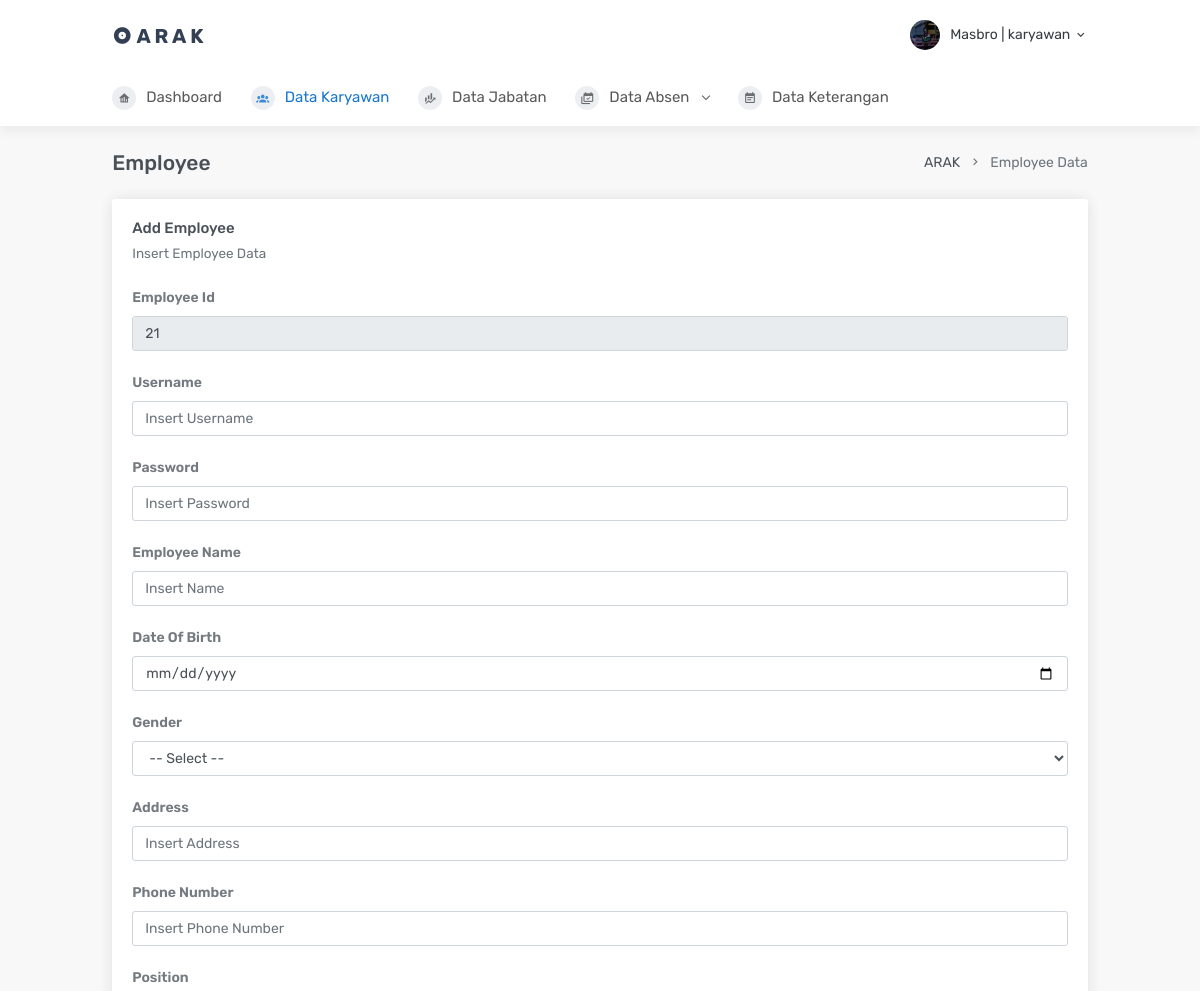
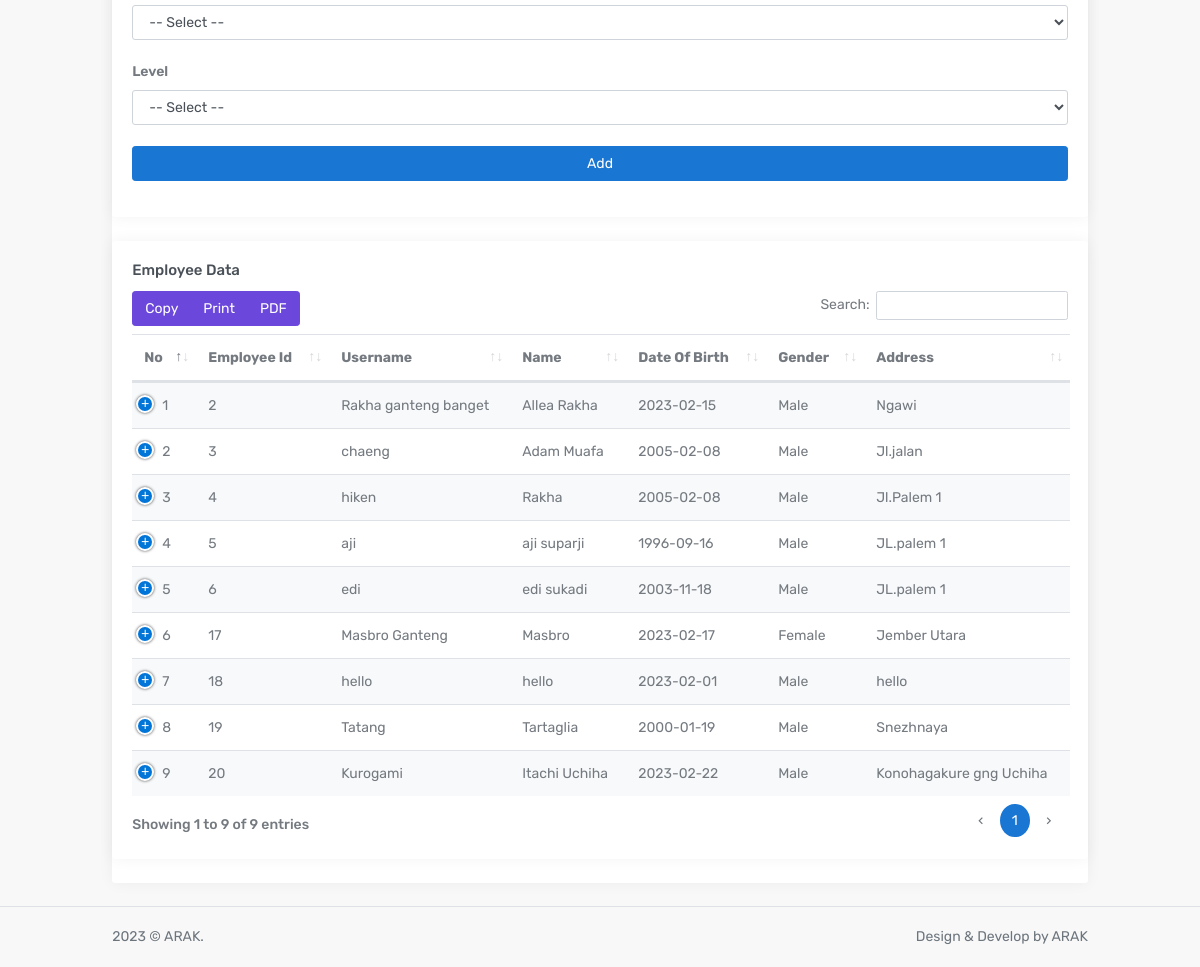
The app's page /add/addkaryawan.php (signed in) with its own data (2 pictures, top to bottom).
### tables this page shows
CREATE TABLE `karyawan` (
  `id_karyawan` int NOT NULL,
  `username` varchar(50) NOT NULL,
  `password` varchar(50) NOT NULL,
  `nama` varchar(50) NOT NULL,
  `tgl_lhr` date NOT NULL,
  `jenkel` varchar(50) NOT NULL,
  `alamat` varchar(100) NOT NULL,
  `no_tel` varchar(50) NOT NULL,
  `jabatan` varchar(50) NOT NULL,
  `level` enum('admin','karyawan') NOT NULL
);

### add/addkaryawan.php (the view, shortened to what this page needs)
<!DOCTYPE html>
<html lang="en">
<?php
        $username = $_SESSION['username'];
        $level = $_SESSION['level'];
    ?>
    <head>
        <link href="../template/Admin/horizontal/assets/css/bootstrap.min.css" rel="stylesheet" type="text/css" />
        <link href="../template/Admin/horizontal/assets/css/icons.min.css" rel="stylesheet" type="text/css" />
        <link href="../template/Admin/horizontal/assets/css/theme.min.css" rel="stylesheet" type="text/css" />
        <link href="../template/Admin/plugins/datatables/dataTables.bootstrap4.css" rel="stylesheet" type="text/css" />
        <link href="../template/Admin/plugins/datatables/responsive.bootstrap4.css" rel="stylesheet" type="text/css" />
        <link href="../template/Admin/plugins/datatables/buttons.bootstrap4.css" rel="stylesheet" type="text/css" />
        <link href="../template/Admin/plugins/datatables/select.bootstrap4.css" rel="stylesheet" type="text/css" />
    </head>
<body>
        <div id="layout-wrapper">
            <div class="main-content">
                <header id="page-topbar">
                    <div class="navbar-header">
                        <div class="navbar-brand-box d-flex align-items-left">
                            <a href="index.html" class="logo">
                                <i class="mdi mdi-album"></i>
                                <span>
                                    A R A K
                                </span>
                            </a>
                        </div>
                        <div class="d-flex align-items-center">
                            <div class="dropdown d-inline-block ml-2">
                                <button type="button" class="btn header-item waves-effect waves-light"
                                    data-toggle="dropdown" aria-haspopup="true" aria-expanded="false">
                                    <img class="rounded-circle header-profile-user" src="../img/1.jpg"
                                        alt="Header Avatar">
                                    <span class="d-none d-sm-inline-block ml-1"><?php  echo $username.' | '. $level;?></span>
                                    <i class="mdi mdi-chevron-down d-none d-sm-inline-block"></i>
                                </button>
                            </div>
                        </div>
                    </div>
                </header>
                <div class="topnav">
                    <div class="container-fluid">
                        <nav class="navbar navbar-light navbar-expand-lg topnav-menu">
                            <div class="collapse navbar-collapse" id="topnav-menu-content">
                                <ul class="navbar-nav">
                                <li class="nav-item">
                                        <a class="nav-link" href="../page/dashboard.php">
                                            <i class="mdi mdi-home-analytics"></i>Dashboard
                                        </a>
                                    </li>
                                    <li class="nav-item dropdown">
                                        <a class="nav-link active" href="../add/addkaryawan.php" aria-haspopup="true" aria-expanded="false">
                                            <i class="mdi mdi-account-group"></i>Data Karyawan
                                        </a>
                                    </li>
                                    <li class="nav-item dropdown">
                                        <a class="nav-link" href="../add/addjabatan.php" aria-haspopup="true" aria-expanded="false">
                                            <i class="mdi mdi-finance"></i>Data Jabatan
                                        </a>
                                    </li>
                                    <li class="nav-item dropdown">
                                        <a class="nav-link dropdown-toggle arrow-none" href="addabsen.php" id="topnav-pages" role="button" data-toggle="dropdown" aria-haspopup="true" aria-expanded="false">
                                            <i class="mdi mdi-calendar-multiple-check"></i>Data Absen <div class="arrow-down"></div>
                                        </a>
                                    </li>
                                    <li class="nav-item dropdown">
                                        <a class="nav-link" href="addketerangan.php" aria-haspopup="true" aria-expanded="false">
                                            <i class="mdi mdi-calendar-text"></i>Data Keterangan
                                        </a>
                                    </li>
                                </ul>
                            </div>
                        </nav>
                    </div>
                </div>
                <div class="page-content">
                    <div class="container-fluid">
                        <div class="row">
                            <div class="col-12">
                                <div class="page-title-box d-flex align-items-center justify-content-between">
                                    <h4 class="mb-0 font-size-100">Employee</h4>
                                    <div class="page-title-right">
                                        <ol class="breadcrumb m-0">
                                            <li class="breadcrumb-item"><a href="javascript: void(0);">ARAK</a></li>
                                            <li class="breadcrumb-item active">Employee Data</li>
                                        </ol>
                                    </div>
                                </div>
                            </div>
                        </div>
                        <div class="card">
                        <?php
                            include_once("../Configure/connection.php");
                            $maxid = mysqli_query($db,"select max(id_karyawan) as 'idkaryawan1' from karyawan");
                            while($result1 = mysqli_fetch_array($maxid)){
                                $idterakhir  = $result1['idkaryawan1'];
                                $tambahid = $idterakhir+1;
                        }
                        ?>
                                <div class="card">
                                    <div class="card-body">
                                        <h4 class="card-title">Add Employee</h4>
                                        <p class="card-subtitle mb-4">Insert Employee Data</p>
                                        <form method="POST" action="addkaryawan.php">
                                            <div class="form-group" method="POST">
                                                <label>Employee Id</label>
                                                <input class="form-control" type="text" name="employee_id" value="<?php echo $tambahid?>" readonly>
                                                <br>
                                                <label>Username</label>
                                                <input class="form-control" type="text" placeholder="Insert Username" name="username" required>
                                                <br>
                                                <label>Password</label>
                                                <input class="form-control" type="password" placeholder="Insert Password" name="password" required>
                                                <br>
                                                <label>Employee Name</label>
                                                <input class="form-control" type="text" placeholder="Insert Name" name="name" required>
                                                <br>
                                                <label>Date Of Birth</label>
                                                <input class="form-control" type="date" placeholder="Insert Date Of Birth" name="tgllhr" required>
                                                <br>
                                                <label>Gender</label>
                                                <select class="form-control" name="jeniskelamin" data-toggle="select2" required>
                                                    <option>-- Select --</option>
                                                </select>
                                                <br>
                                                <label>Address</label>
                                                <input class="form-control" type="text" placeholder="Insert Address" name="alamat" required>
                                                <br>
                                                <label>Phone Number</label>
                                                <input class="form-control" type="text" placeholder="Insert Phone Number" name="notelp" required>
                                                <br>
                                                <label>Position</label>
                                                <select class="form-control" data-toggle="select2" name="jabatan" required>
                                                    <option>-- Select --</option>
                                                </select>
                                                <br>
                                                <label>Level</label>
                                                <select class="form-control" data-toggle="select2" name="tingkatan" required>
                                                    <option>-- Select --</option>
                                                </select>
                                                <br>
                                                <input class="btn btn-primary btn-block" type="submit" value="Add" name="Addkaryawan">
                                            </form>
                                    </div>
                                </div>
                        </div>
                    <div class="row">
                    <div class="col-12">
                        <div class="card">
                            <div class="card-body">
                                <h4 class="card-title">Employee Data</h4>
                                <table id="datatable-buttons" class="table table-striped dt-responsive nowrap">
                                    <thead>
                                        <tr>
                                            <th>No</th>
                                            <th>Employee Id</th>
                                            <th>Username</th>
                                            <th>Name</th>
                                            <th>Date Of Birth</th>
                                            <th>Gender</th>
                                            <th>Address</th>
                                        </tr>
                                    </thead>
                                    <tbody>
                                    <?php
                                    include_once("../Configure/connection.php");
                                    $i = 0;
                                    $result = mysqli_query($db, "select * from karyawan");
                                    while($datakaryawan = mysqli_fetch_array($result)) {
                                    $i++;
                                    ?>
                                        <tr>
                                            <td><?php echo $i;?></td>
                                            <td><?php echo $datakaryawan['id_karyawan'];?></td>
                                            <td><?php echo $datakaryawan['username'];?></td>
                                            <td><?php echo $datakaryawan['nama'];?></td>
                                            <td><?php echo $datakaryawan['tgl_lhr'];?></td>
                                            <td><?php echo $datakaryawan['jenkel'];?></td>
                                            <td><?php echo $datakaryawan['alamat'];?></td>
                                        </tr>
                                                </div>
                                            </div>
                                    <?php
                                        }
                                    ?>
                <footer class="footer">
                    <div class="container-fluid">
                        <div class="row">
                            <div class="col-md-6">
                                <div class="text-center text-lg-left">
                                    2023 © ARAK.
                                </div>
                            </div>
                            <div class="col-md-6">
                                <div class="text-right d-none d-lg-block">
                                    Design & Develop by ARAK
                                </div>
                            </div>
                        </div>
                    </div>
                </footer>
    </body>
</html>

### records on screen
karyawan: id_karyawan "2", username "Rakha ganteng banget", nama "Allea Rakha", tgl_lhr "2023-02-15", jenkel "Male", alamat "Ngawi"
karyawan: id_karyawan "3", username "chaeng", nama "Adam Muafa", tgl_lhr "2005-02-08", jenkel "Male", alamat "Jl.jalan"
karyawan: id_karyawan "4", username "hiken", nama "Rakha", tgl_lhr "2005-02-08", jenkel "Male", alamat "Jl.Palem 1"
karyawan: id_karyawan "5", username "aji", nama "aji suparji", tgl_lhr "1996-09-16", jenkel "Male", alamat "JL.palem 1"
karyawan: id_karyawan "6", username "edi", nama "edi sukadi", tgl_lhr "2003-11-18", jenkel "Male", alamat "JL.palem 1"
karyawan: id_karyawan "17", username "Masbro Ganteng", nama "Masbro", tgl_lhr "2023-02-17", jenkel "Female", alamat "Jember Utara"
karyawan: id_karyawan "18", username "hello", nama "hello", tgl_lhr "2023-02-01", jenkel "Male", alamat "hello"
karyawan: id_karyawan "19", username "Tatang", nama "Tartaglia", tgl_lhr "2000-01-19", jenkel "Male", alamat "Snezhnaya"
karyawan: id_karyawan "20", username "Kurogami", nama "Itachi Uchiha", tgl_lhr "2023-02-22", jenkel "Male", alamat "Konohagakure gng Uchiha"

### other values on screen
$username "Masbro"
$level "karyawan"
